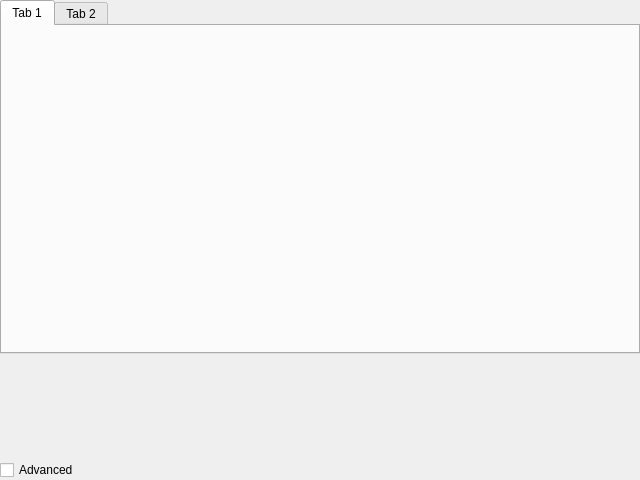
<?xml version="1.0" encoding="UTF-8"?>
<ui version="4.0">
 <class>colocalizationTab</class>
 <widget class="QWidget" name="colocalizationTab">
  <property name="geometry">
   <rect>
    <x>0</x>
    <y>0</y>
    <width>640</width>
    <height>480</height>
   </rect>
  </property>
  <property name="windowTitle">
   <string>Form</string>
  </property>
  <layout class="QVBoxLayout" name="channelsParamsTabWidgetLayout">
   <property name="leftMargin">
    <number>0</number>
   </property>
   <property name="topMargin">
    <number>0</number>
   </property>
   <property name="rightMargin">
    <number>0</number>
   </property>
   <property name="bottomMargin">
    <number>0</number>
   </property>
   <item>
    <widget class="QTabWidget" name="channelsParamsTabWidget">
     <property name="currentIndex">
      <number>0</number>
     </property>
     <widget class="QWidget" name="tab">
      <attribute name="title">
       <string>Tab 1</string>
      </attribute>
     </widget>
     <widget class="QWidget" name="tab_2">
      <attribute name="title">
       <string>Tab 2</string>
      </attribute>
     </widget>
    </widget>
   </item>
   <item>
    <spacer name="verticalSpacer">
     <property name="orientation">
      <enum>Qt::Vertical</enum>
     </property>
     <property name="sizeType">
      <enum>QSizePolicy::Preferred</enum>
     </property>
     <property name="sizeHint" stdset="0">
      <size>
       <width>20</width>
       <height>100</height>
      </size>
     </property>
    </spacer>
   </item>
   <item>
    <widget class="QCheckBox" name="advancedCheckBox">
     <property name="text">
      <string>Advanced</string>
     </property>
    </widget>
   </item>
  </layout>
 </widget>
 <resources/>
 <connections/>
</ui>
